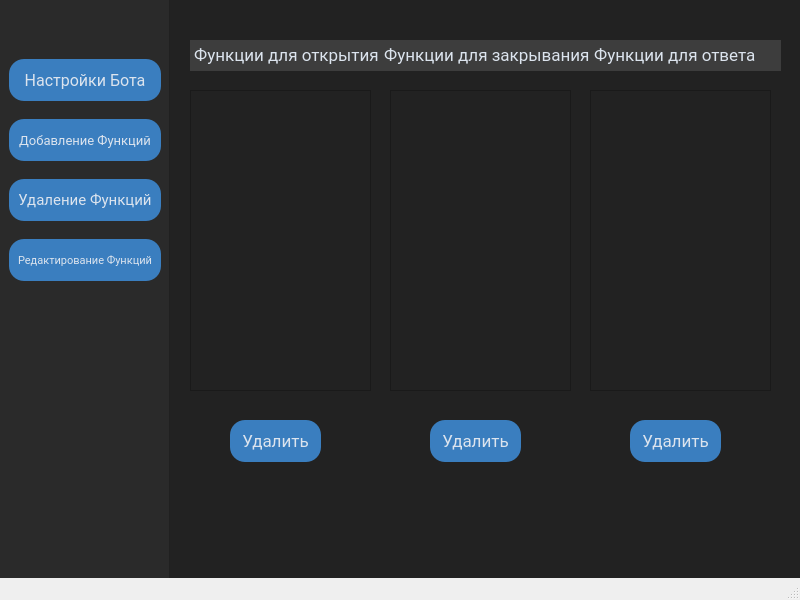
<?xml version="1.0" encoding="UTF-8"?>
<ui version="4.0">
 <class>MainWindow</class>
 <widget class="QMainWindow" name="MainWindow">
  <property name="enabled">
   <bool>true</bool>
  </property>
  <property name="geometry">
   <rect>
    <x>0</x>
    <y>0</y>
    <width>800</width>
    <height>600</height>
   </rect>
  </property>
  <property name="minimumSize">
   <size>
    <width>800</width>
    <height>600</height>
   </size>
  </property>
  <property name="maximumSize">
   <size>
    <width>800</width>
    <height>600</height>
   </size>
  </property>
  <property name="windowTitle">
   <string>MainWindow</string>
  </property>
  <widget class="QWidget" name="centralwidget">
   <widget class="QFrame" name="frame">
    <property name="geometry">
     <rect>
      <x>0</x>
      <y>-30</y>
      <width>921</width>
      <height>751</height>
     </rect>
    </property>
    <property name="styleSheet">
     <string notr="true">background-color:#222222</string>
    </property>
    <property name="frameShape">
     <enum>QFrame::StyledPanel</enum>
    </property>
    <property name="frameShadow">
     <enum>QFrame::Raised</enum>
    </property>
    <widget class="QFrame" name="frame_2">
     <property name="geometry">
      <rect>
       <x>-1</x>
       <y>29</y>
       <width>171</width>
       <height>581</height>
      </rect>
     </property>
     <property name="styleSheet">
      <string notr="true">background-color:#2A2A2A;</string>
     </property>
     <property name="frameShape">
      <enum>QFrame::StyledPanel</enum>
     </property>
     <property name="frameShadow">
      <enum>QFrame::Raised</enum>
     </property>
     <widget class="QPushButton" name="cfg_bot">
      <property name="geometry">
       <rect>
        <x>10</x>
        <y>60</y>
        <width>152</width>
        <height>42</height>
       </rect>
      </property>
      <property name="font">
       <font>
        <family>Roboto</family>
        <pointsize>12</pointsize>
       </font>
      </property>
      <property name="styleSheet">
       <string notr="true">QPushButton {
    border-radius:  15px;
    background-color: #3a7ebf;
	color:#DCE4EE;
	border-color:#3E454A;

}



QPushButton:hover {
    background-color: #325882;
}
</string>
      </property>
      <property name="text">
       <string>Настройки Бота</string>
      </property>
     </widget>
     <widget class="QPushButton" name="foo_creat">
      <property name="geometry">
       <rect>
        <x>10</x>
        <y>120</y>
        <width>152</width>
        <height>42</height>
       </rect>
      </property>
      <property name="font">
       <font>
        <family>Roboto</family>
        <pointsize>10</pointsize>
       </font>
      </property>
      <property name="styleSheet">
       <string notr="true">QPushButton {
    border-radius:  15px;
    background-color: #3a7ebf;
	color:#DCE4EE;
	border-color:#3E454A;

}



QPushButton:hover {
    background-color: #325882;
}
</string>
      </property>
      <property name="text">
       <string>Добавление Функций</string>
      </property>
     </widget>
     <widget class="QPushButton" name="foo_del">
      <property name="geometry">
       <rect>
        <x>10</x>
        <y>180</y>
        <width>152</width>
        <height>42</height>
       </rect>
      </property>
      <property name="font">
       <font>
        <family>Roboto</family>
        <pointsize>11</pointsize>
       </font>
      </property>
      <property name="styleSheet">
       <string notr="true">QPushButton {
    border-radius:  15px;
    background-color: #3a7ebf;
	color:#DCE4EE;
	border-color:#3E454A;

}



QPushButton:hover {
    background-color: #325882;
}
</string>
      </property>
      <property name="text">
       <string>Удаление Функций</string>
      </property>
     </widget>
     <widget class="QPushButton" name="foo_red_page_btn">
      <property name="geometry">
       <rect>
        <x>10</x>
        <y>240</y>
        <width>152</width>
        <height>42</height>
       </rect>
      </property>
      <property name="font">
       <font>
        <family>Roboto</family>
        <pointsize>8</pointsize>
       </font>
      </property>
      <property name="styleSheet">
       <string notr="true">QPushButton {
    border-radius:  15px;
    background-color: #3a7ebf;
	color:#DCE4EE;
	border-color:#3E454A;

}



QPushButton:hover {
    background-color: #325882;
}
</string>
      </property>
      <property name="text">
       <string>Редактирование Функций</string>
      </property>
     </widget>
    </widget>
    <widget class="QStackedWidget" name="stackedWidget">
     <property name="geometry">
      <rect>
       <x>170</x>
       <y>30</y>
       <width>631</width>
       <height>551</height>
      </rect>
     </property>
     <property name="currentIndex">
      <number>3</number>
     </property>
     <widget class="QWidget" name="page">
      <widget class="QLabel" name="label">
       <property name="geometry">
        <rect>
         <x>40</x>
         <y>50</y>
         <width>91</width>
         <height>31</height>
        </rect>
       </property>
       <property name="font">
        <font>
         <family>Roboto</family>
         <pointsize>13</pointsize>
        </font>
       </property>
       <property name="styleSheet">
        <string notr="true">background-color: #3D3D3D;
color:#DCE4EE;
</string>
       </property>
       <property name="text">
        <string> BOT Name</string>
       </property>
      </widget>
      <widget class="QPushButton" name="save_bot_name">
       <property name="geometry">
        <rect>
         <x>170</x>
         <y>100</y>
         <width>91</width>
         <height>31</height>
        </rect>
       </property>
       <property name="font">
        <font>
         <family>Roboto</family>
         <pointsize>12</pointsize>
        </font>
       </property>
       <property name="styleSheet">
        <string notr="true">QPushButton {
    border-radius:  10px;
    background-color: #3a7ebf;
	color:#DCE4EE;
	border-color:#3E454A;

}



QPushButton:hover {
    background-color: #325882;
}
</string>
       </property>
       <property name="text">
        <string>Сохранить</string>
       </property>
      </widget>
      <widget class="QLineEdit" name="name_line">
       <property name="geometry">
        <rect>
         <x>40</x>
         <y>100</y>
         <width>111</width>
         <height>31</height>
        </rect>
       </property>
       <property name="font">
        <font>
         <family>Roboto</family>
         <pointsize>13</pointsize>
        </font>
       </property>
       <property name="styleSheet">
        <string notr="true">color: rgb(255, 255, 255);</string>
       </property>
      </widget>
     </widget>
     <widget class="QWidget" name="page_4">
      <widget class="QLabel" name="label_2">
       <property name="geometry">
        <rect>
         <x>40</x>
         <y>20</y>
         <width>181</width>
         <height>31</height>
        </rect>
       </property>
       <property name="font">
        <font>
         <family>Roboto</family>
         <pointsize>13</pointsize>
        </font>
       </property>
       <property name="styleSheet">
        <string notr="true">background-color: #3D3D3D;
color:#DCE4EE;
</string>
       </property>
       <property name="text">
        <string> Открыть приложение</string>
       </property>
      </widget>
      <widget class="QLineEdit" name="cmd_name">
       <property name="geometry">
        <rect>
         <x>40</x>
         <y>120</y>
         <width>111</width>
         <height>31</height>
        </rect>
       </property>
       <property name="font">
        <font>
         <family>Roboto</family>
         <pointsize>13</pointsize>
        </font>
       </property>
       <property name="styleSheet">
        <string notr="true">color: rgb(255, 255, 255);</string>
       </property>
      </widget>
      <widget class="QLabel" name="label_3">
       <property name="geometry">
        <rect>
         <x>40</x>
         <y>70</y>
         <width>171</width>
         <height>31</height>
        </rect>
       </property>
       <property name="font">
        <font>
         <family>Roboto</family>
         <pointsize>13</pointsize>
        </font>
       </property>
       <property name="styleSheet">
        <string notr="true">background-color: #3D3D3D;
color:#DCE4EE;
</string>
       </property>
       <property name="text">
        <string> Название команды</string>
       </property>
      </widget>
      <widget class="QLineEdit" name="prog_n">
       <property name="geometry">
        <rect>
         <x>240</x>
         <y>120</y>
         <width>111</width>
         <height>31</height>
        </rect>
       </property>
       <property name="font">
        <font>
         <family>Roboto</family>
         <pointsize>13</pointsize>
        </font>
       </property>
       <property name="styleSheet">
        <string notr="true">color: rgb(255, 255, 255);</string>
       </property>
       <property name="text">
        <string/>
       </property>
      </widget>
      <widget class="QLabel" name="label_4">
       <property name="geometry">
        <rect>
         <x>240</x>
         <y>70</y>
         <width>181</width>
         <height>31</height>
        </rect>
       </property>
       <property name="font">
        <font>
         <family>Roboto</family>
         <pointsize>13</pointsize>
        </font>
       </property>
       <property name="styleSheet">
        <string notr="true">background-color: #3D3D3D;
color:#DCE4EE;
</string>
       </property>
       <property name="text">
        <string> Название программы</string>
       </property>
      </widget>
      <widget class="QPushButton" name="creat_cmd">
       <property name="geometry">
        <rect>
         <x>440</x>
         <y>120</y>
         <width>91</width>
         <height>31</height>
        </rect>
       </property>
       <property name="font">
        <font>
         <family>Roboto</family>
         <pointsize>12</pointsize>
        </font>
       </property>
       <property name="styleSheet">
        <string notr="true">QPushButton {
    border-radius:  10px;
    background-color: #3a7ebf;
	color:#DCE4EE;
	border-color:#3E454A;

}



QPushButton:hover {
    background-color: #325882;
}
</string>
       </property>
       <property name="text">
        <string>Создать</string>
       </property>
      </widget>
      <widget class="QLabel" name="label_5">
       <property name="geometry">
        <rect>
         <x>40</x>
         <y>190</y>
         <width>181</width>
         <height>31</height>
        </rect>
       </property>
       <property name="font">
        <font>
         <family>Roboto</family>
         <pointsize>13</pointsize>
        </font>
       </property>
       <property name="styleSheet">
        <string notr="true">background-color: #3D3D3D;
color:#DCE4EE;
</string>
       </property>
       <property name="text">
        <string>Закрыть приложение</string>
       </property>
      </widget>
      <widget class="QLineEdit" name="cmd_name_2">
       <property name="geometry">
        <rect>
         <x>40</x>
         <y>290</y>
         <width>111</width>
         <height>31</height>
        </rect>
       </property>
       <property name="font">
        <font>
         <family>Roboto</family>
         <pointsize>13</pointsize>
        </font>
       </property>
       <property name="styleSheet">
        <string notr="true">color: rgb(255, 255, 255);</string>
       </property>
      </widget>
      <widget class="QLabel" name="label_6">
       <property name="geometry">
        <rect>
         <x>240</x>
         <y>240</y>
         <width>181</width>
         <height>31</height>
        </rect>
       </property>
       <property name="font">
        <font>
         <family>Roboto</family>
         <pointsize>13</pointsize>
        </font>
       </property>
       <property name="styleSheet">
        <string notr="true">background-color: #3D3D3D;
color:#DCE4EE;
</string>
       </property>
       <property name="text">
        <string> Название программы</string>
       </property>
      </widget>
      <widget class="QPushButton" name="creat_cmd_2">
       <property name="geometry">
        <rect>
         <x>440</x>
         <y>290</y>
         <width>91</width>
         <height>31</height>
        </rect>
       </property>
       <property name="font">
        <font>
         <family>Roboto</family>
         <pointsize>12</pointsize>
        </font>
       </property>
       <property name="styleSheet">
        <string notr="true">QPushButton {
    border-radius:  10px;
    background-color: #3a7ebf;
	color:#DCE4EE;
	border-color:#3E454A;

}



QPushButton:hover {
    background-color: #325882;
}
</string>
       </property>
       <property name="text">
        <string>Создать</string>
       </property>
      </widget>
      <widget class="QLabel" name="label_7">
       <property name="geometry">
        <rect>
         <x>40</x>
         <y>240</y>
         <width>171</width>
         <height>31</height>
        </rect>
       </property>
       <property name="font">
        <font>
         <family>Roboto</family>
         <pointsize>13</pointsize>
        </font>
       </property>
       <property name="styleSheet">
        <string notr="true">background-color: #3D3D3D;
color:#DCE4EE;
</string>
       </property>
       <property name="text">
        <string> Название команды</string>
       </property>
      </widget>
      <widget class="QLineEdit" name="prog_n_2">
       <property name="geometry">
        <rect>
         <x>240</x>
         <y>290</y>
         <width>111</width>
         <height>31</height>
        </rect>
       </property>
       <property name="font">
        <font>
         <family>Roboto</family>
         <pointsize>13</pointsize>
        </font>
       </property>
       <property name="styleSheet">
        <string notr="true">color: rgb(255, 255, 255);</string>
       </property>
       <property name="text">
        <string/>
       </property>
      </widget>
      <widget class="QLineEdit" name="prog_n_3">
       <property name="geometry">
        <rect>
         <x>240</x>
         <y>460</y>
         <width>111</width>
         <height>31</height>
        </rect>
       </property>
       <property name="font">
        <font>
         <family>Roboto</family>
         <pointsize>13</pointsize>
        </font>
       </property>
       <property name="styleSheet">
        <string notr="true">color: rgb(255, 255, 255);</string>
       </property>
       <property name="text">
        <string/>
       </property>
      </widget>
      <widget class="QPushButton" name="creat_cmd_3">
       <property name="geometry">
        <rect>
         <x>440</x>
         <y>460</y>
         <width>91</width>
         <height>31</height>
        </rect>
       </property>
       <property name="font">
        <font>
         <family>Roboto</family>
         <pointsize>12</pointsize>
        </font>
       </property>
       <property name="styleSheet">
        <string notr="true">QPushButton {
    border-radius:  10px;
    background-color: #3a7ebf;
	color:#DCE4EE;
	border-color:#3E454A;

}



QPushButton:hover {
    background-color: #325882;
}
</string>
       </property>
       <property name="text">
        <string>Создать</string>
       </property>
      </widget>
      <widget class="QLabel" name="label_12">
       <property name="geometry">
        <rect>
         <x>40</x>
         <y>410</y>
         <width>81</width>
         <height>31</height>
        </rect>
       </property>
       <property name="font">
        <font>
         <family>Roboto</family>
         <pointsize>13</pointsize>
        </font>
       </property>
       <property name="styleSheet">
        <string notr="true">background-color: #3D3D3D;
color:#DCE4EE;
</string>
       </property>
       <property name="text">
        <string> Команда</string>
       </property>
      </widget>
      <widget class="QLineEdit" name="cmd_name_3">
       <property name="geometry">
        <rect>
         <x>40</x>
         <y>460</y>
         <width>111</width>
         <height>31</height>
        </rect>
       </property>
       <property name="font">
        <font>
         <family>Roboto</family>
         <pointsize>13</pointsize>
        </font>
       </property>
       <property name="styleSheet">
        <string notr="true">color: rgb(255, 255, 255);</string>
       </property>
      </widget>
      <widget class="QLabel" name="label_13">
       <property name="geometry">
        <rect>
         <x>240</x>
         <y>410</y>
         <width>151</width>
         <height>31</height>
        </rect>
       </property>
       <property name="font">
        <font>
         <family>Roboto</family>
         <pointsize>13</pointsize>
        </font>
       </property>
       <property name="styleSheet">
        <string notr="true">background-color: #3D3D3D;
color:#DCE4EE;
</string>
       </property>
       <property name="text">
        <string> Ответ праграммы</string>
       </property>
      </widget>
      <widget class="QLabel" name="label_14">
       <property name="geometry">
        <rect>
         <x>40</x>
         <y>360</y>
         <width>181</width>
         <height>31</height>
        </rect>
       </property>
       <property name="font">
        <font>
         <family>Roboto</family>
         <pointsize>13</pointsize>
        </font>
       </property>
       <property name="styleSheet">
        <string notr="true">background-color: #3D3D3D;
color:#DCE4EE;
</string>
       </property>
       <property name="text">
        <string>Ответное сообщение</string>
       </property>
      </widget>
     </widget>
     <widget class="QWidget" name="page_5"/>
     <widget class="QWidget" name="page_3">
      <widget class="QListWidget" name="massiv">
       <property name="geometry">
        <rect>
         <x>20</x>
         <y>90</y>
         <width>181</width>
         <height>301</height>
        </rect>
       </property>
       <property name="font">
        <font>
         <pointsize>13</pointsize>
        </font>
       </property>
       <property name="styleSheet">
        <string notr="true">color: rgb(255, 255, 255);
text-align:center;</string>
       </property>
      </widget>
      <widget class="QPushButton" name="del_foo_btn">
       <property name="geometry">
        <rect>
         <x>60</x>
         <y>420</y>
         <width>91</width>
         <height>42</height>
        </rect>
       </property>
       <property name="font">
        <font>
         <family>Roboto</family>
         <pointsize>13</pointsize>
        </font>
       </property>
       <property name="styleSheet">
        <string notr="true">QPushButton {
    border-radius:  15px;
    background-color: #3a7ebf;
	color:#DCE4EE;
	border-color:#3E454A;

}



QPushButton:hover {
    background-color: #325882;
}
</string>
       </property>
       <property name="text">
        <string>Удалить</string>
       </property>
      </widget>
      <widget class="QListWidget" name="massiv_2">
       <property name="geometry">
        <rect>
         <x>220</x>
         <y>90</y>
         <width>181</width>
         <height>301</height>
        </rect>
       </property>
       <property name="font">
        <font>
         <pointsize>13</pointsize>
        </font>
       </property>
       <property name="styleSheet">
        <string notr="true">color: rgb(255, 255, 255);
text-align:center;</string>
       </property>
      </widget>
      <widget class="QListWidget" name="massiv_3">
       <property name="geometry">
        <rect>
         <x>420</x>
         <y>90</y>
         <width>181</width>
         <height>301</height>
        </rect>
       </property>
       <property name="font">
        <font>
         <pointsize>13</pointsize>
        </font>
       </property>
       <property name="styleSheet">
        <string notr="true">color: rgb(255, 255, 255);
text-align:center;</string>
       </property>
      </widget>
      <widget class="QLabel" name="label_8">
       <property name="geometry">
        <rect>
         <x>20</x>
         <y>40</y>
         <width>191</width>
         <height>31</height>
        </rect>
       </property>
       <property name="font">
        <font>
         <family>Roboto</family>
         <pointsize>13</pointsize>
        </font>
       </property>
       <property name="styleSheet">
        <string notr="true">background-color: #3D3D3D;
color:#DCE4EE;
</string>
       </property>
       <property name="text">
        <string> Функции для открытия</string>
       </property>
      </widget>
      <widget class="QLabel" name="label_9">
       <property name="geometry">
        <rect>
         <x>210</x>
         <y>40</y>
         <width>211</width>
         <height>31</height>
        </rect>
       </property>
       <property name="font">
        <font>
         <family>Roboto</family>
         <pointsize>13</pointsize>
        </font>
       </property>
       <property name="styleSheet">
        <string notr="true">background-color: #3D3D3D;
color:#DCE4EE;
</string>
       </property>
       <property name="text">
        <string> Функции для закрывания</string>
       </property>
      </widget>
      <widget class="QLabel" name="label_25">
       <property name="geometry">
        <rect>
         <x>420</x>
         <y>40</y>
         <width>191</width>
         <height>31</height>
        </rect>
       </property>
       <property name="font">
        <font>
         <family>Roboto</family>
         <pointsize>13</pointsize>
        </font>
       </property>
       <property name="styleSheet">
        <string notr="true">background-color: #3D3D3D;
color:#DCE4EE;
</string>
       </property>
       <property name="text">
        <string> Функции для ответа</string>
       </property>
      </widget>
      <widget class="QPushButton" name="del_foo_btn_2">
       <property name="geometry">
        <rect>
         <x>260</x>
         <y>420</y>
         <width>91</width>
         <height>42</height>
        </rect>
       </property>
       <property name="font">
        <font>
         <family>Roboto</family>
         <pointsize>13</pointsize>
        </font>
       </property>
       <property name="styleSheet">
        <string notr="true">QPushButton {
    border-radius:  15px;
    background-color: #3a7ebf;
	color:#DCE4EE;
	border-color:#3E454A;

}



QPushButton:hover {
    background-color: #325882;
}
</string>
       </property>
       <property name="text">
        <string>Удалить</string>
       </property>
      </widget>
      <widget class="QPushButton" name="del_foo_btn_3">
       <property name="geometry">
        <rect>
         <x>460</x>
         <y>420</y>
         <width>91</width>
         <height>42</height>
        </rect>
       </property>
       <property name="font">
        <font>
         <family>Roboto</family>
         <pointsize>13</pointsize>
        </font>
       </property>
       <property name="styleSheet">
        <string notr="true">QPushButton {
    border-radius:  15px;
    background-color: #3a7ebf;
	color:#DCE4EE;
	border-color:#3E454A;

}



QPushButton:hover {
    background-color: #325882;
}
</string>
       </property>
       <property name="text">
        <string>Удалить</string>
       </property>
      </widget>
     </widget>
     <widget class="QWidget" name="page_2">
      <widget class="QLabel" name="label_10">
       <property name="geometry">
        <rect>
         <x>20</x>
         <y>20</y>
         <width>191</width>
         <height>31</height>
        </rect>
       </property>
       <property name="font">
        <font>
         <family>Roboto</family>
         <pointsize>13</pointsize>
        </font>
       </property>
       <property name="styleSheet">
        <string notr="true">background-color: #3D3D3D;
color:#DCE4EE;
</string>
       </property>
       <property name="text">
        <string> Функции для открытия</string>
       </property>
      </widget>
      <widget class="QListWidget" name="massiv_4">
       <property name="geometry">
        <rect>
         <x>20</x>
         <y>260</y>
         <width>181</width>
         <height>91</height>
        </rect>
       </property>
       <property name="font">
        <font>
         <pointsize>13</pointsize>
        </font>
       </property>
       <property name="styleSheet">
        <string notr="true">color: rgb(255, 255, 255);
text-align:center;</string>
       </property>
      </widget>
      <widget class="QLabel" name="label_26">
       <property name="geometry">
        <rect>
         <x>20</x>
         <y>380</y>
         <width>191</width>
         <height>31</height>
        </rect>
       </property>
       <property name="font">
        <font>
         <family>Roboto</family>
         <pointsize>13</pointsize>
        </font>
       </property>
       <property name="styleSheet">
        <string notr="true">background-color: #3D3D3D;
color:#DCE4EE;
</string>
       </property>
       <property name="text">
        <string> Функции для ответа</string>
       </property>
      </widget>
      <widget class="QListWidget" name="massiv_5">
       <property name="geometry">
        <rect>
         <x>20</x>
         <y>80</y>
         <width>181</width>
         <height>91</height>
        </rect>
       </property>
       <property name="font">
        <font>
         <pointsize>13</pointsize>
        </font>
       </property>
       <property name="styleSheet">
        <string notr="true">color: rgb(255, 255, 255);
text-align:center;</string>
       </property>
      </widget>
      <widget class="QLabel" name="label_11">
       <property name="geometry">
        <rect>
         <x>20</x>
         <y>200</y>
         <width>211</width>
         <height>31</height>
        </rect>
       </property>
       <property name="font">
        <font>
         <family>Roboto</family>
         <pointsize>13</pointsize>
        </font>
       </property>
       <property name="styleSheet">
        <string notr="true">background-color: #3D3D3D;
color:#DCE4EE;
</string>
       </property>
       <property name="text">
        <string> Функции для закрывания</string>
       </property>
      </widget>
      <widget class="QListWidget" name="massiv_6">
       <property name="geometry">
        <rect>
         <x>20</x>
         <y>440</y>
         <width>181</width>
         <height>91</height>
        </rect>
       </property>
       <property name="font">
        <font>
         <pointsize>13</pointsize>
        </font>
       </property>
       <property name="styleSheet">
        <string notr="true">color: rgb(255, 255, 255);
text-align:center;</string>
       </property>
      </widget>
      <widget class="QPushButton" name="red_foo_btn_3">
       <property name="geometry">
        <rect>
         <x>340</x>
         <y>390</y>
         <width>141</width>
         <height>42</height>
        </rect>
       </property>
       <property name="font">
        <font>
         <family>Roboto</family>
         <pointsize>13</pointsize>
        </font>
       </property>
       <property name="styleSheet">
        <string notr="true">QPushButton {
    border-radius:  15px;
    background-color: #3a7ebf;
	color:#DCE4EE;
	border-color:#3E454A;

}



QPushButton:hover {
    background-color: #325882;
}
</string>
       </property>
       <property name="text">
        <string> Редактировать</string>
       </property>
      </widget>
      <widget class="QLineEdit" name="cmd_name_red">
       <property name="geometry">
        <rect>
         <x>350</x>
         <y>200</y>
         <width>111</width>
         <height>31</height>
        </rect>
       </property>
       <property name="font">
        <font>
         <family>Roboto</family>
         <pointsize>13</pointsize>
        </font>
       </property>
       <property name="styleSheet">
        <string notr="true">color: rgb(255, 255, 255);</string>
       </property>
      </widget>
      <widget class="QLineEdit" name="prog_n_red">
       <property name="geometry">
        <rect>
         <x>350</x>
         <y>310</y>
         <width>111</width>
         <height>31</height>
        </rect>
       </property>
       <property name="font">
        <font>
         <family>Roboto</family>
         <pointsize>13</pointsize>
        </font>
       </property>
       <property name="styleSheet">
        <string notr="true">color: rgb(255, 255, 255);</string>
       </property>
       <property name="text">
        <string/>
       </property>
      </widget>
      <widget class="QLabel" name="label_15">
       <property name="geometry">
        <rect>
         <x>350</x>
         <y>150</y>
         <width>221</width>
         <height>31</height>
        </rect>
       </property>
       <property name="font">
        <font>
         <family>Roboto</family>
         <pointsize>13</pointsize>
        </font>
       </property>
       <property name="styleSheet">
        <string notr="true">background-color: #3D3D3D;
color:#DCE4EE;
</string>
       </property>
       <property name="text">
        <string> Новое название команды</string>
       </property>
      </widget>
      <widget class="QLabel" name="label_16">
       <property name="geometry">
        <rect>
         <x>350</x>
         <y>260</y>
         <width>241</width>
         <height>31</height>
        </rect>
       </property>
       <property name="font">
        <font>
         <family>Roboto</family>
         <pointsize>13</pointsize>
        </font>
       </property>
       <property name="styleSheet">
        <string notr="true">background-color: #3D3D3D;
color:#DCE4EE;
</string>
       </property>
       <property name="text">
        <string> Новое название программы</string>
       </property>
      </widget>
      <widget class="QLabel" name="label_17">
       <property name="geometry">
        <rect>
         <x>350</x>
         <y>30</y>
         <width>171</width>
         <height>31</height>
        </rect>
       </property>
       <property name="font">
        <font>
         <family>Roboto</family>
         <pointsize>13</pointsize>
        </font>
       </property>
       <property name="styleSheet">
        <string notr="true">background-color: #3D3D3D;
color:#DCE4EE;
</string>
       </property>
       <property name="text">
        <string> Название команды</string>
       </property>
      </widget>
      <widget class="QLabel" name="cmd_name_lab">
       <property name="geometry">
        <rect>
         <x>350</x>
         <y>90</y>
         <width>171</width>
         <height>31</height>
        </rect>
       </property>
       <property name="font">
        <font>
         <family>Roboto</family>
         <pointsize>13</pointsize>
        </font>
       </property>
       <property name="styleSheet">
        <string notr="true">background-color: #3D3D3D;
color:#DCE4EE;
</string>
       </property>
       <property name="text">
        <string/>
       </property>
      </widget>
     </widget>
    </widget>
   </widget>
  </widget>
  <widget class="QMenuBar" name="menubar">
   <property name="geometry">
    <rect>
     <x>0</x>
     <y>0</y>
     <width>800</width>
     <height>21</height>
    </rect>
   </property>
  </widget>
  <widget class="QStatusBar" name="statusbar"/>
  <action name="action_5">
   <property name="text">
    <string>НАстройки Бота</string>
   </property>
  </action>
 </widget>
 <resources/>
 <connections/>
</ui>
